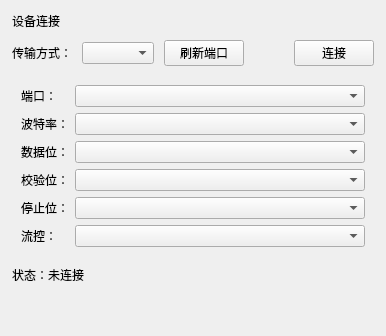
<?xml version="1.0" encoding="UTF-8"?>
<ui version="4.0">
 <class>ConnectionPage</class>
 <widget class="QWidget" name="ConnectionPage">
  <layout class="QVBoxLayout" name="rootLayout">
   <property name="spacing"><number>10</number></property>
   <property name="leftMargin"><number>12</number></property>
   <property name="topMargin"><number>12</number></property>
   <property name="rightMargin"><number>12</number></property>
   <property name="bottomMargin"><number>12</number></property>

   <!-- 标题 -->
   <item>
    <widget class="QLabel" name="titleLabel">
     <property name="text"><string>设备连接</string></property>
    </widget>
   </item>

   <!-- 传输方式切换 + 连接/断开 -->
   <item>
    <layout class="QHBoxLayout" name="topBar">
     <item><widget class="QLabel" name="modeLabel"><property name="text"><string>传输方式：</string></property></widget></item>
     <item><widget class="QComboBox" name="modeCombo"/></item>
     <item><widget class="QPushButton" name="refreshPortsButton"><property name="text"><string>刷新端口</string></property></widget></item>
     <item><spacer name="topBarSpacer"><property name="orientation"><enum>Qt::Horizontal</enum></property><property name="sizeHint" stdset="0"><size><width>40</width><height>20</height></size></property></spacer></item>
     <item><widget class="QPushButton" name="connectButton"><property name="text"><string>连接</string></property></widget></item>
    </layout>
   </item>

   <!-- 配置区：串口/网口 切换 -->
   <item>
    <widget class="QStackedWidget" name="configStack">
     <property name="currentIndex"><number>0</number></property>

     <!-- 串口配置 -->
     <widget class="QWidget" name="pageSerial">
      <layout class="QFormLayout" name="serialForm">
       <item row="0" column="0"><widget class="QLabel" name="portLabel"><property name="text"><string>端口：</string></property></widget></item>
       <item row="0" column="1"><widget class="QComboBox" name="portCombo"/></item>
       <item row="1" column="0"><widget class="QLabel" name="baudLabel"><property name="text"><string>波特率：</string></property></widget></item>
       <item row="1" column="1"><widget class="QComboBox" name="baudCombo"/></item>
       <item row="2" column="0"><widget class="QLabel" name="dataBitsLabel"><property name="text"><string>数据位：</string></property></widget></item>
       <item row="2" column="1"><widget class="QComboBox" name="dataBitsCombo"/></item>
       <item row="3" column="0"><widget class="QLabel" name="parityLabel"><property name="text"><string>校验位：</string></property></widget></item>
       <item row="3" column="1"><widget class="QComboBox" name="parityCombo"/></item>
       <item row="4" column="0"><widget class="QLabel" name="stopBitsLabel"><property name="text"><string>停止位：</string></property></widget></item>
       <item row="4" column="1"><widget class="QComboBox" name="stopBitsCombo"/></item>
       <item row="5" column="0"><widget class="QLabel" name="flowLabel"><property name="text"><string>流控：</string></property></widget></item>
       <item row="5" column="1"><widget class="QComboBox" name="flowCombo"/></item>
      </layout>
     </widget>

     <!-- 网口配置 -->
     <widget class="QWidget" name="pageEthernet">
      <layout class="QFormLayout" name="ethernetForm">
       <item row="0" column="0"><widget class="QLabel" name="ipLabel"><property name="text"><string>IP 地址：</string></property></widget></item>
       <item row="0" column="1"><widget class="QLineEdit" name="ipEdit"><property name="text"><string>192.168.1.100</string></property></widget></item>
       <item row="1" column="0"><widget class="QLabel" name="portNetLabel"><property name="text"><string>端口：</string></property></widget></item>
       <item row="1" column="1"><widget class="QLineEdit" name="portNetEdit"><property name="text"><string>502</string></property></widget></item>
       <item row="2" column="1"><widget class="QLabel" name="ethernetTip"><property name="text"><string>当前为 TCP Socket 连接模式（默认 502 为 Modbus TCP 端口）。</string></property><property name="wordWrap"><bool>true</bool></property></widget></item>
      </layout>
     </widget>
    </widget>
   </item>

   <!-- 连接状态 -->
   <item>
    <widget class="QLabel" name="statusLabel">
     <property name="text"><string>状态：未连接</string></property>
     <property name="wordWrap"><bool>true</bool></property>
    </widget>
   </item>

   <item><spacer name="verticalSpacer"><property name="orientation"><enum>Qt::Vertical</enum></property><property name="sizeHint" stdset="0"><size><width>20</width><height>40</height></size></property></spacer></item>
  </layout>
 </widget>
 <resources/>
 <connections/>
</ui>
